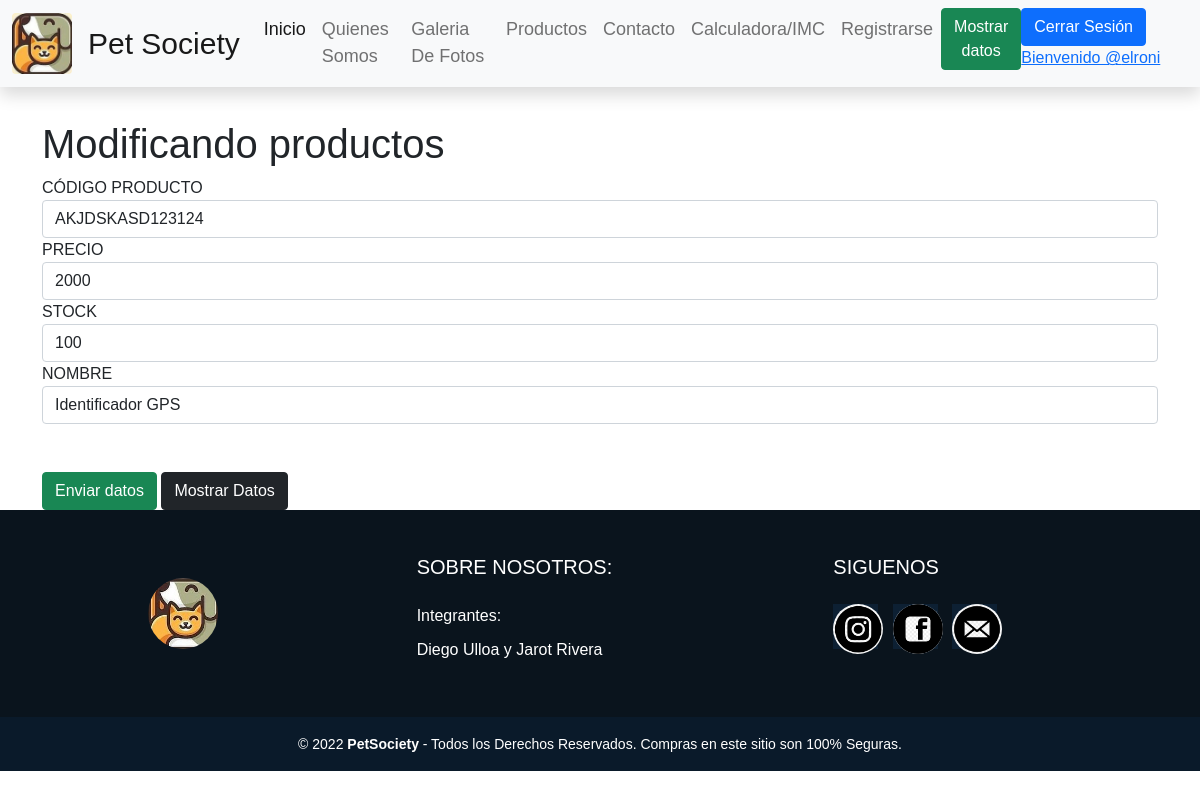
Screenshot of /form_mod_prod/AKJDSKASD123124 (signed in) with the database file from the repository.
### sitioPet/models.py (models this page shows, shortened)
class Producto(models.Model):
    idProducto = models.CharField(primary_key=True, max_length=15, verbose_name="Código del producto")
    precio = models.IntegerField(verbose_name="Precio del producto")
    stock = models.IntegerField(verbose_name="Cantidad total de Producto(Bodega)")
    nombre = models.CharField(max_length=50, verbose_name="Nombre del producto a vender")
    fotoprod = models.ImageField(null=True,verbose_name="Imágen de los productos")

### sitioPet/views.py (the view)
# urls.py: path('form_mod_prod/<id>',form_mod_prod,name="form_mod_prod"),
def form_mod_prod(request, id):
    product = Producto.objects.get(idProducto=id)
    datos = {
        'form_mod_prod': FormularioProducto(instance = product)
    }
    if request.method=='POST':
        form_mod_prod = FormularioProducto(data=request.POST, instance = product)
        if form_mod_prod.is_valid():
            form_mod_prod.save()
            return redirect ('mostrardatos')
    return render(request, 'form_modi_prod.html', datos)

### sitioPet/templates/form_modi_prod.html (shortened to what this page needs)
<!DOCTYPE html>
<html lang="en">
<head>
    {% load static %}
    <link rel="stylesheet" type="text/css" href="{% static 'css/style.css' %}">
    <link href="https://cdn.jsdelivr.net/npm/bootstrap@5.0.1/dist/css/bootstrap.min.css" rel="stylesheet">
    <link rel="stylesheet" href="cdn.jsdelivr.net/npm/bootstrap@4.6.0/dist/css/bootstrap.min.css">
</head>
<body>
    {% load static %}
    <nav class="navbar navbar-expand-lg navbar-light bg-light fixed-top shadow mb-5">
      <div class="container-fluid">
        <a class="navbar-brand" href="#">
          <img src="{% static 'img/iconopets2.jpg' %}" class="rounded"alt="60" width="60">
        </a>
        <div class="collapse navbar-collapse" id="navbarTogglerDemo01">
          <a class="navbar-brand" href="#" style="font-size: 30px;">Pet Society</a>
          <ul class="navbar-nav me-auto mb-2 mb-lg-0">
            <li class="nav-item">
              <a class="nav-link active" aria-current="page" href="{% url 'index' %}" style="font-size: 18px;">Inicio</a>
            </li>
            <li class="nav-item" >
              <a class="nav-link" href="{% url 'somos4' %}" style="font-size: 18px;">Quienes Somos</a>
            </li>
            <li class="nav-item">
              <a class="nav-link" href="{% url 'index1' %}" style="font-size: 18px;">Galeria De Fotos</a>
            </li>
            <li class="nav-item">
              <a class="nav-link" href="{% url 'cart' %}" style="font-size: 18px;">Productos</a>
            </li>
            <li class="nav-item">
              <a class="nav-link" href="{% url 'indexpruebahtmlcontacto' %}" style="font-size: 18px;">Contacto</a>
            </li>
            <li class="nav-item">
              <a class="nav-link" href="{% url 'index-imc' %}" style="font-size: 18px;">Calculadora/IMC</a>
            </li>
            <li class="nav-item">
              <a class="nav-link" aria-current="page" href="{% url 'registerpets' %}" style="font-size: 18px;">Registrarse</a>
            </li>
            <li class="nav-item">
              {% if user.is_authenticated %}
              <li class="nav-item">
              <a href="{% url 'mostrardatos' %}" class="btn btn-success">Mostrar datos</a>
              </li>
              <li class="nav-item">
              <a href="{%  url 'logout' %}" class="btn btn-primary">Cerrar Sesión</a>
              <a href="#">Bienvenido @{{user.username}}</a>
              </li>
              {% else %}
              <li class="nav-item"></li>
              <a href="{% url 'login' %}" class="btn btn-primary">Iniciar Sesión</a>
              </li>
              {% endif %}
            </li>
          </ul>
    </nav>
    <br><br><br><br><br>
    <div class="container">
        <h1>Modificando productos</h1>
        {% if user.is_authenticated %}
        <div class="row">
            <form action="#" method="POST" id="form_mod_prod">
                <div class="form-group">
                    {{ form_mod_prod.idProducto.label }}
                    {{ form_mod_prod.idProducto }}
                </div>
                <div class="form-group">
                    {{ form_mod_prod.precio.label }}
                    {{ form_mod_prod.precio }}
                </div>
                <div class="form-group">
                    {{ form_mod_prod.stock.label }}
                    {{ form_mod_prod.stock }}
                </div>
                <div class="form-group">
                    {{ form_mod_prod.nombre.label }}
                    {{ form_mod_prod.nombre }}
                </div>
                <br><br>
                <input type="submit" class="btn btn-success" value="Enviar datos">
                <a href="{% url 'mostrardatos' %}" class="btn btn-dark">Mostrar Datos</a>
            </form>
            {% else %}
            <h3> No tiene permiso para agregar productos.</h3>
            {% endif %}
        </div>
    </div>
<footer class="pie-pagina">
  <div class="grupo-1">
    <div class="box">
      <figure>
        <a href="#">
          <img src="{% static 'img/iconopets2.jpg' %}" width="50" alt="50"class="rounded-circle">
        </a>
      </figure>
    </div>
    <div class="box">
      <h2>
        SOBRE NOSOTROS:
      </h2>
      <p>Integrantes:</p>
      <p>Diego Ulloa y Jarot Rivera</p>
    </div>
    <div class="box">
      <h2>SIGUENOS</h2>
      <div class="red-social">
        <a href="#">
          <img src="{% static 'img/png-instragram.png' %}"width="50" alt="50"class="rounded-circle">
        </a>
        <a href="#">
          <img src="{% static 'img/png-face.png' %}"width="50" alt="50"class="rounded-circle">
        </a>
        <a href="#">
          <img src="{% static 'img/png-email.png' %}"width="50" alt="50" class="rounded-circle">
        </a>
      </div>
    </div>
  </div>
  <div class="grupo-2">
    <small>
      &copy; 2022 <b>PetSociety</b> - Todos los Derechos Reservados. Compras en este sitio son 100% Seguras.</small>
  </div>
</footer>
</body>
</html>

### sitioPet/static/css/style.css (style rules this page uses)
* { margin:0; padding:0; box-sizing: border-box; }
.pie-pagina { width: 100%; }
.pie-pagina .grupo-1 { width: 100%; background-color: #0a141d; max-width: auto; margin:auto; display: grid; grid-template-columns: repeat(3,1fr); grid-gap:50px; padding: 45px 0px; }
.pie-pagina .grupo-1 .box figure { width: 100%; height: 100%; display: flex; justify-content: center; align-items: center; }
.pie-pagina .grupo-1 .box figure img { width: 70px; }
.pie-pagina .grupo-1 .box h2 { color:#fff; margin-bottom: 25px; font-size: 20px; }
.pie-pagina .grupo-1 .box p { color:#fff; margin-bottom: 10px; }
.pie-pagina .grupo-1 .red-social a { display: inline-block; text-decoration: none; width: 45px; height: 45px; line-height: 45px; margin-right: 10px; background-color: #0d2033; text-align: center; }
.pie-pagina .grupo-2 { background-color: #0a1a2a; padding: 15px 10px; text-align: center; color: #FFF; }

### sitioPet/templates/form_modi_prod.html (style rules this page uses)
body { font-family: Arial; }

### rows the page displays
Producto: idProducto "AKJDSKASD123124", precio "2000", stock "100", nombre "Identificador GPS"

### other values shown
{{ user.username }} "elroni"
